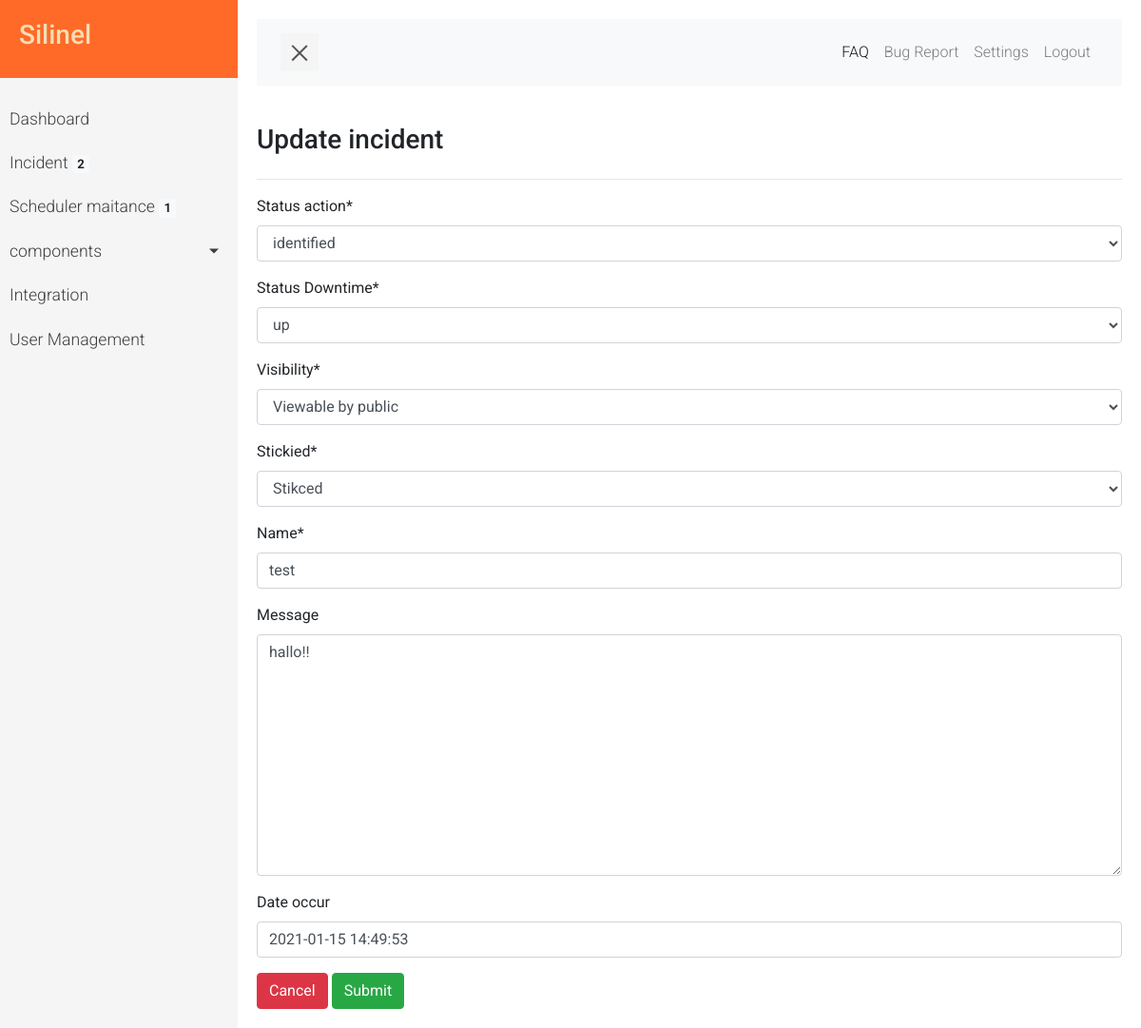
/dashboard/incident/update/149, run on the app's committed database.
### silinell/models.py (models this page shows, shortened)
class incident(models.Model):
    STATUS_ACTION_CHOICES = (
        ('Identified', 'identified'),
        ('Watch', 'watch'),
        ('Fixed', 'fixed'),
        ('Investigating', 'investigating'),
    )
    STATUS_DOWNTIME_CHOICES = (
        ('Down', 'Down'),
        ('Up', 'up'),
    )
    STATUS_STICKED_CHOICES = (
        ('Stikced', 'Stikced'),
        ('Un Stikced', 'Un Stikced'),
    )
    STATUS_Visibility_CHOICES = (
        ('Viewable by public', 'Viewable by public'),
        ('Only logged in users can see', 'Only logged in users can see'),
    )
    status_action = models.CharField(max_length=40, choices= STATUS_ACTION_CHOICES )
    status_Downtime = models.CharField(max_length=40, choices= STATUS_DOWNTIME_CHOICES,default="Up" )
    Visibility = models.CharField(max_length=40, choices= STATUS_Visibility_CHOICES, default="Viewable by public" )
    stickied = models.CharField(max_length=40, choices= STATUS_STICKED_CHOICES, default="Stikced" )
    name = models.CharField(max_length=50)
    message  = models.TextField(max_length=300, blank=True)
    date_occur = models.DateTimeField(default=datetime.now, blank=True)

### silinell/views.py (the view)
# urls.py: path('dashboard/incident/update/<int:pk>', views.IncidentUpdateView.as_view(), name='incident_url_update'),
class IncidentUpdateView(SuccessMessageMixin,UpdateView):
    model = incident
    template_name = 'dashboard/incident/update-incident.html'
    fields = '__all__'
    success_url ="/dashboard/incident"
    success_message = "%(name)s was update successfully"

### silinell/views.py (called while the page is built)
def badgesnotif_processor(request):
  schedule_maintances = schedule_maintance.objects.all().count()
  incidents = incident.objects.all().count()
  componennya = component.objects.all().count()
  component_groups = component_group.objects.all().count()
  return {'incidents': incidents,'schedule_maintances':schedule_maintances,'component_groups':component_groups,'componennya':componennya}

### silinell/templates/dashboard/incident/update-incident.html
{% extends "dashboard/dashboard-base.html" %}
{% block content  %}
<div class="row">
<div class="col-md-6"><h3>Update incident</h3>
</div>
<div class="col-md-6">
</div>
</div>
<hr>
{% load static %}
<div class="">
{% include "dashboard/incident/update-incident-component.html" %}
</div>
{% endblock %}

### silinell/templates/dashboard/incident/update-incident-component.html (shortened to what this page needs)
{% load static %}
<form method="post">
{% load crispy_forms_tags %}
{{ form|crispy }}
<button type="button" class="btn btn-danger" >Cancel</button>
<input class="btn btn-success"  type="submit"  value="Submit"  />
</form>

### data on the page
incident: status_action "identified", status_Downtime "up", Visibility "Viewable by public", stickied "Stikced", name "test", message "hallo!!", date_occur "2021-01-15 14:49:53"

### other printed values
{{ incidents }} "2"
{{ schedule_maintances }} "1"
